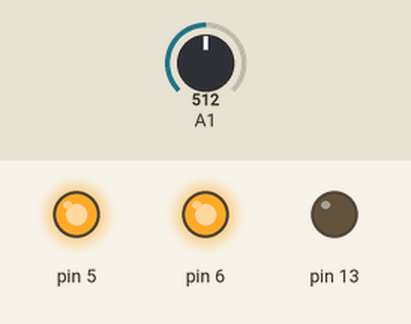
Simulated run of this sketch. Board: Arduino Uno, built with avr-gcc and run on an emulated ATmega328P. Shown: output pins drawn as LEDs (lit = HIGH). The inputs (shaded band) are chosen by the test bench; at power-on: A1 = 512.

Above: at 1.2 s.
1.3 s: A1 set to 477
2.8 s: A1 set to 444
At 3.3 s:
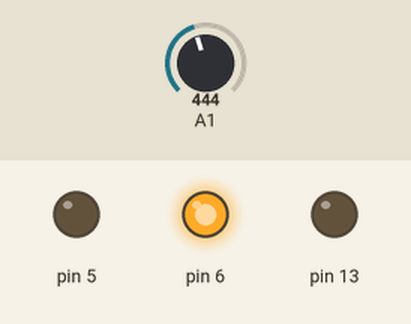
4.3 s: A1 set to 210
5.8 s: A1 set to 184
At 6.8 s:
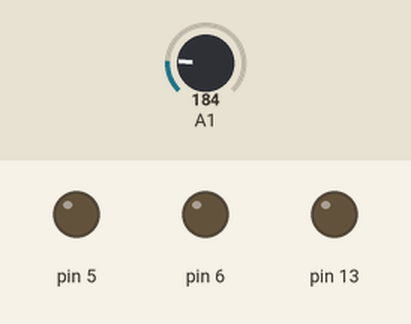
At 11.8 s:
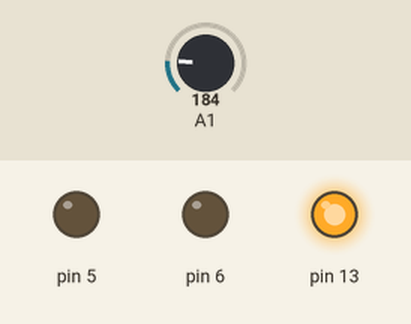
Timing chart, 0 to 22.3 s (numbered marks = the images above; inputs shaded):
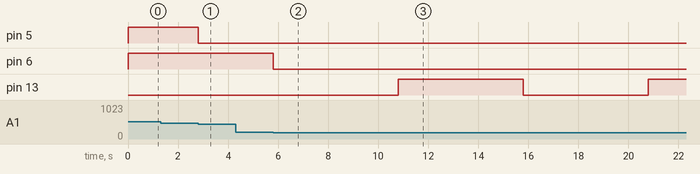

The sketch:

Anti_Jeglek__Pembatas_Arus.ino
```cpp
unsigned long interval = 500;
unsigned long satumS = 1;
unsigned long previousMillis = 0;
unsigned long currentMillis = 0;

int timer, A, rrarus;
bool ledState = false;
void setup() {
  pinMode(A1, INPUT);
  pinMode(5, OUTPUT);
  pinMode(6, OUTPUT);
  pinMode(13, OUTPUT);
  digitalWrite(13, ledState);
  digitalWrite(6, 1); digitalWrite(5, 1);
}
void loop() {
  A = analogRead(A1);
  if (A > 800 || A < 200) {
    digitalWrite(6, 0);
    if (A > 800 || A < 200) {
      delay(5000);
    }
  }
  else {
    digitalWrite(6, 1);
  }
  if (A > 540 || A < 460) {
    if (timer < 10) {
      timer = timer + 1;
    }
    if (timer > 0) {
      digitalWrite(5, 0);
    }
  }
  currentMillis = millis();
  if ((unsigned long)(currentMillis - previousMillis) >= interval) {
    ledState = !ledState;
    digitalWrite(13, ledState);
    previousMillis = millis();
    if (A < 530 || A > 480) {
      if (timer > 0) {
        timer = timer - 1;
      }
      if (timer == 0) {
        digitalWrite(5, 1);
      }
    }
  }
  currentMillis = millis();
  if ((unsigned long)(currentMillis - previousMillis) >= satumS) {
    previousMillis = millis();
    rrarus = A;

  }
}
```

Measured:
- the behaviour switches between 460 and 459 on A1 (found by bisection; images 0 and 1)
- the behaviour switches between 200 and 199 on A1 (found by bisection; images 1 and 2)
- after the input at 1.3 s, every drawn part: stays the same
- after the input at 2.8 s, pin 5: HIGH → LOW at once
- after the input at 4.3 s, every drawn part: stays the same
- after the input at 5.8 s, pin 6: HIGH → LOW at once; pin 13: LOW → HIGH after 5.0 s, → LOW 5.0 s later, → HIGH 5.0 s later
